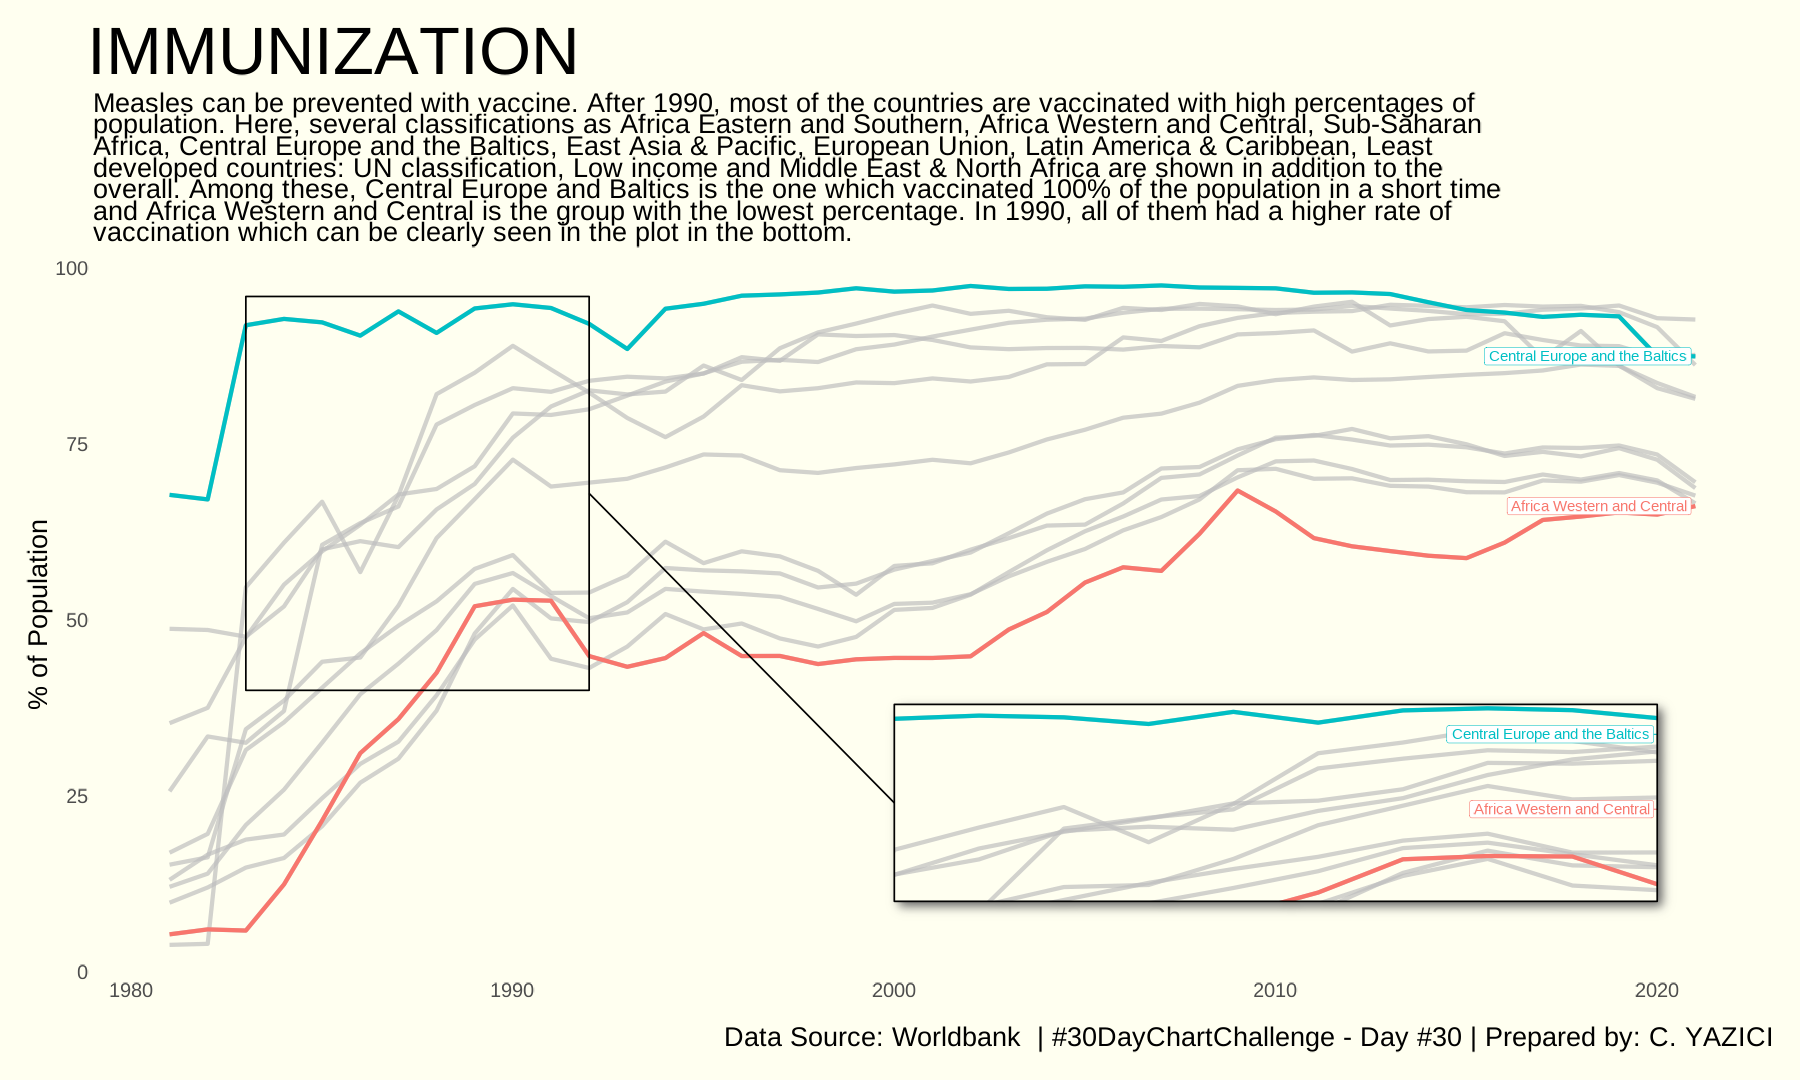

Here is the R script that generated this plot:
library(readxl)
library(janitor)
library(tidyverse)
library(gghighlight)
library(showtext)


# Font in the Plot

font_add_google('Arimo', 'arimo')
showtext_auto()

# Data Import

data_imm <- read_xls("Data_final.xls") %>%
  clean_names()

# Data Wrangling

plot_data <- data_imm %>%
  select(-c(indicator_name, indicator_code, x1960:x1980)) 

colnames(plot_data) = gsub("x","",colnames(plot_data))
  
plot_data2 <- plot_data %>%
  select(-country_code) %>%
  filter(country_name %in% c("Africa Eastern and Southern",
                             "Africa Western and Central",
                             "Sub-Saharan Africa",
                             "Central Europe and the Baltics",
                             "East Asia & Pacific",
                             "European Union",
                             "Latin America & Caribbean",
                             "Least developed countries: UN classification",
                             "Low income",
                             "Middle East & North Africa",
                             "World")) %>%
  pivot_longer(-c(country_name),
                  values_to = "values") %>%
  rename(year = name) %>%
  mutate(year = as.numeric(year))
 
   
subtitle_text <- str_wrap("Measles can be prevented with vaccine. After 1990, most of the
countries are vaccinated with high percentages of population. Here, several
classifications as Africa Eastern and Southern, Africa Western and Central,
Sub-Saharan Africa, Central Europe and the Baltics, East Asia & Pacific,
European Union, Latin America & Caribbean, Least developed countries: UN 
classification, Low income and Middle East & North Africa are shown in addition 
to the overall. Among these, Central Europe and Baltics is the one which 
vaccinated 100% of the population in a short time and Africa Western and 
Central is the group with the lowest percentage. In 1990, all of them had a 
higher rate of vaccination which can be clearly seen in the plot in the 
                          bottom.", 115)
# The Plot

p <- ggplot(plot_data2) +
  geom_line(aes(x = year, y = values, colour = country_name),
            linewidth = 2) +
  gghighlight(country_name %in% c("Africa Western and Central",
                                 "Central Europe and the Baltics")) +
  coord_cartesian() +
  labs(title = "IMMUNIZATION",
       subtitle = subtitle_text,
       y = "% of Population",
       caption = "\nData Source: Worldbank  | #30DayChartChallenge - Day #30 | Prepared by: C. YAZICI") +
  theme(panel.background = element_rect(fill = "ivory", color = NA),
        plot.background = element_rect(fill = "ivory", color = NA),
        axis.ticks = element_blank(),
        axis.title.x = element_blank(),
        axis.title.y = element_text(family = "arimo", size = 20),
        panel.grid = element_blank(),
        axis.text = element_text(family = "arimo", size = 15),
        plot.title = element_text(family = "arimo", hjust = 0, size = 50),
        plot.subtitle = element_text(family = "arimo", hjust = 0, size = 20),
        plot.caption = element_text(family = "arimo", hjust = 1, size = 20),
        plot.margin = unit(c(1, 1, 1, 1), "cm"))


ggm <- ggmagnify(p,
          xlim = c(1983, 1992), ylim = c(40, 96),
          inset_xlim = c(2000, 2020), inset_ylim = c(10, 38),
          proj = "single",
          colour = "black", proj_linetype = 1, linewidth = 0.8,
          shadow = TRUE)

# Save the plot

ggsave("Day30.png", width = 25, height = 15, dpi = 72, compose(ggm)) 
